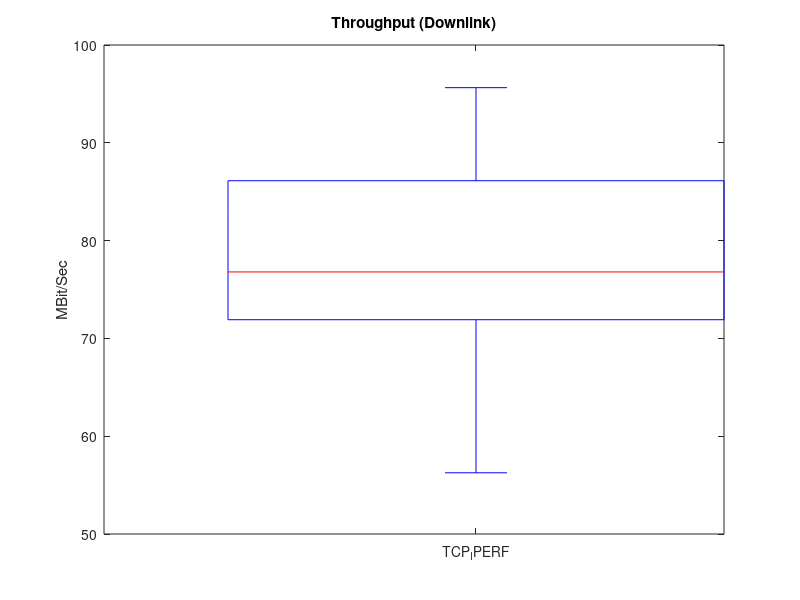

Write MATLAB code to recreate this figure. (Note: this script raises an error after producing the figure.)
A = [71.67586	,56.25862,	75.06207,	78.53103	,71.46897	,81.6931	95.63793	,72.61724	,89.48276	,87.4069	,70.5931,	89.38621,	72.76207,	82.26207]';
group = [ ones(size(A)) ];

figure

boxplot([A; ],group, 'Labels', {,'TCP_IPERF'})
title('Throughput (Downlink)');
ylabel('MBit/Sec');
xlabel('ORIGIN','3');
set(gca,'XTickLabel',{'A','B','C'})